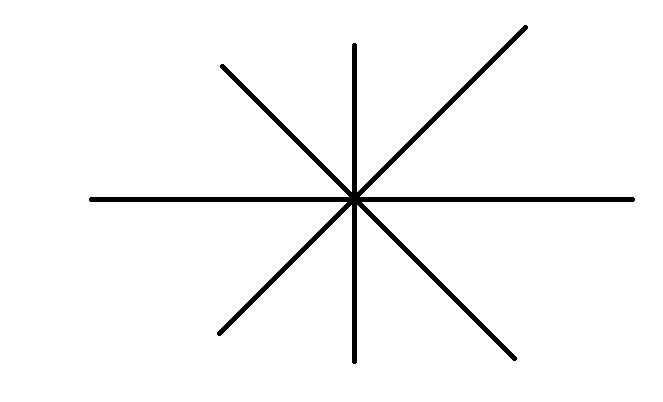
#> input picture cross.png, 663 x 402 px
$ python DIP6.py
#> lines starting #> are read from the running program, lines starting #| are printed output that depends on the picture; after the words box and inside, x2 and y2 are one past the last pixel; in counts of white or black regions, pixels touching at a corner belong together
#Sobel edge detection
import cv2
import numpy as np

# Read the image in grayscale
img = cv2.imread("cross.png", 0)
#> img: shape (402, 663); 96.8% white; 1 black region, box (x1, y1, x2, y2) and area: (89, 25, 635, 364) 8434

# Check if the image loaded successfully
if img is None:
    print("Error: Image not found. Check the file path.")
    exit()

# Create an empty output image for storing results
imgNew = np.zeros_like(img, dtype=np.float64)  # Use float64 for intermediate calculations

# Define Sobel kernels
sobelX = [[-1, -2, -1], [0, 0, 0], [1, 2, 1]]
sobelY = [[-1, 0, 1], [-2, 0, 2], [-1, 0, 1]]

# Convert kernels to NumPy arrays
sobelX = np.array(sobelX)
sobelY = np.array(sobelY)

# Get image dimensions
h, w = img.shape[:2]
#> h = 402; w = 663

# Perform convolution
for i in range(1, h - 1):
    for j in range(1, w - 1):
        Gx = 0
        Gy = 0
        # Convolution with Sobel kernels
        for m in range(3):
            for n in range(3):
                Gx += sobelX[m][n] * int(img[i - 1 + m][j - 1 + n])  # Convert to int
                Gy += sobelY[m][n] * int(img[i - 1 + m][j - 1 + n])  # Convert to int
        # Compute the gradient magnitude
        imgNew[i, j] = (Gx**2 + Gy**2)**0.5
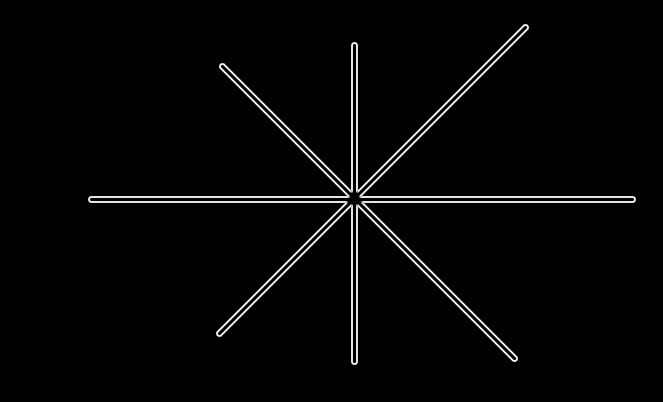
#> imgNew: shape (402, 663) float64; min 0, max 1140.4, mean 25.7; drawn with min black and max white

# Normalize the output image to 0-255
imgNew = np.clip(imgNew, 0, 255).astype(np.uint8)
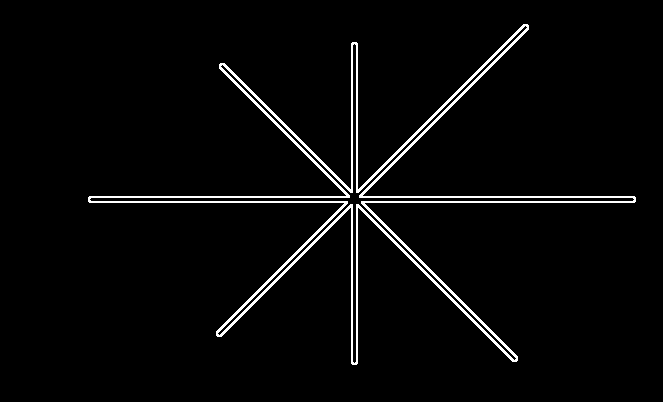
#> imgNew: shape (402, 663); 3% white in thin lines or dots, all inside (x1, y1, x2, y2) = (88, 24, 636, 365)

# Display the original and processed images side by side
show = np.hstack((img, imgNew))
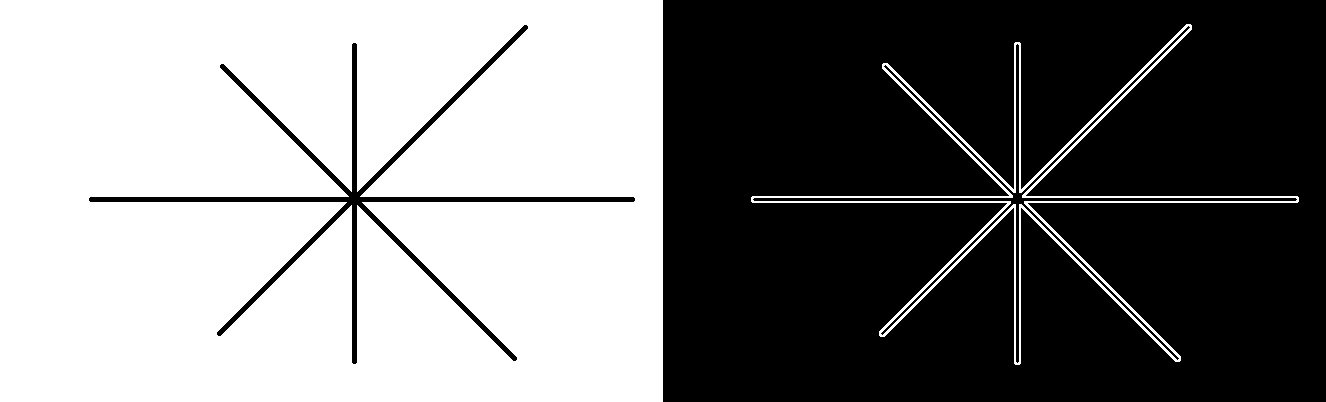
#> show: shape (402, 1326); 49.9% white; 2 white regions, box (x1, y1, x2, y2) and area: (0, 0, 663, 402) 258092, (751, 24, 1299, 365) 8116
cv2.imshow("Sobel Edge Detection", show)
cv2.waitKey(0)
cv2.destroyAllWindows()
